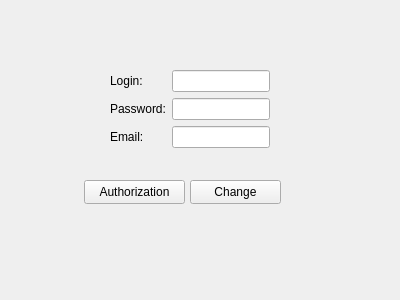
<?xml version="1.0" encoding="UTF-8"?>
<ui version="4.0">
 <class>LoginWindow</class>
 <widget class="QWidget" name="LoginWindow">
  <property name="geometry">
   <rect>
    <x>0</x>
    <y>0</y>
    <width>400</width>
    <height>300</height>
   </rect>
  </property>
  <property name="windowTitle">
   <string>Form</string>
  </property>
  <widget class="QWidget" name="gridLayoutWidget">
   <property name="geometry">
    <rect>
     <x>110</x>
     <y>70</y>
     <width>160</width>
     <height>80</height>
    </rect>
   </property>
   <layout class="QGridLayout" name="gridLayout">
    <item row="1" column="0">
     <widget class="QLabel" name="label_2">
      <property name="text">
       <string>Password:</string>
      </property>
     </widget>
    </item>
    <item row="2" column="0">
     <widget class="QLabel" name="label_3">
      <property name="text">
       <string>Email:</string>
      </property>
     </widget>
    </item>
    <item row="0" column="0">
     <widget class="QLabel" name="label">
      <property name="text">
       <string>Login:</string>
      </property>
     </widget>
    </item>
    <item row="0" column="1">
     <widget class="QLineEdit" name="leLogin"/>
    </item>
    <item row="1" column="1">
     <widget class="QLineEdit" name="lePassword"/>
    </item>
    <item row="2" column="1">
     <widget class="QLineEdit" name="leEmail"/>
    </item>
   </layout>
  </widget>
  <widget class="QPushButton" name="btnAuth">
   <property name="geometry">
    <rect>
     <x>84</x>
     <y>180</y>
     <width>101</width>
     <height>24</height>
    </rect>
   </property>
   <property name="text">
    <string>Authorization</string>
   </property>
  </widget>
  <widget class="QPushButton" name="btnChange">
   <property name="geometry">
    <rect>
     <x>190</x>
     <y>180</y>
     <width>91</width>
     <height>24</height>
    </rect>
   </property>
   <property name="text">
    <string>Change</string>
   </property>
  </widget>
 </widget>
 <resources/>
 <connections/>
</ui>
